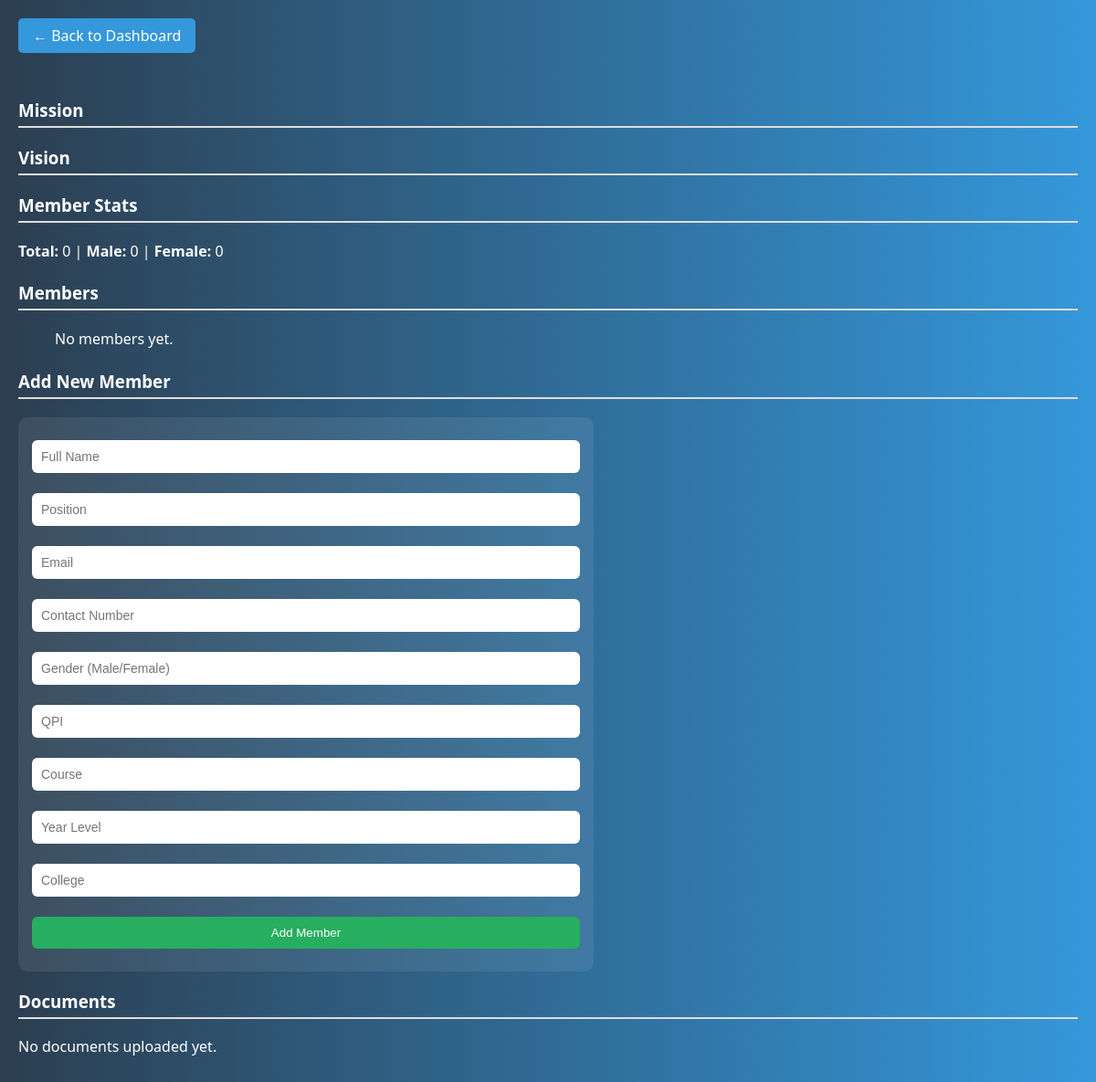
The page /organization/24 on the database as committed earlier.
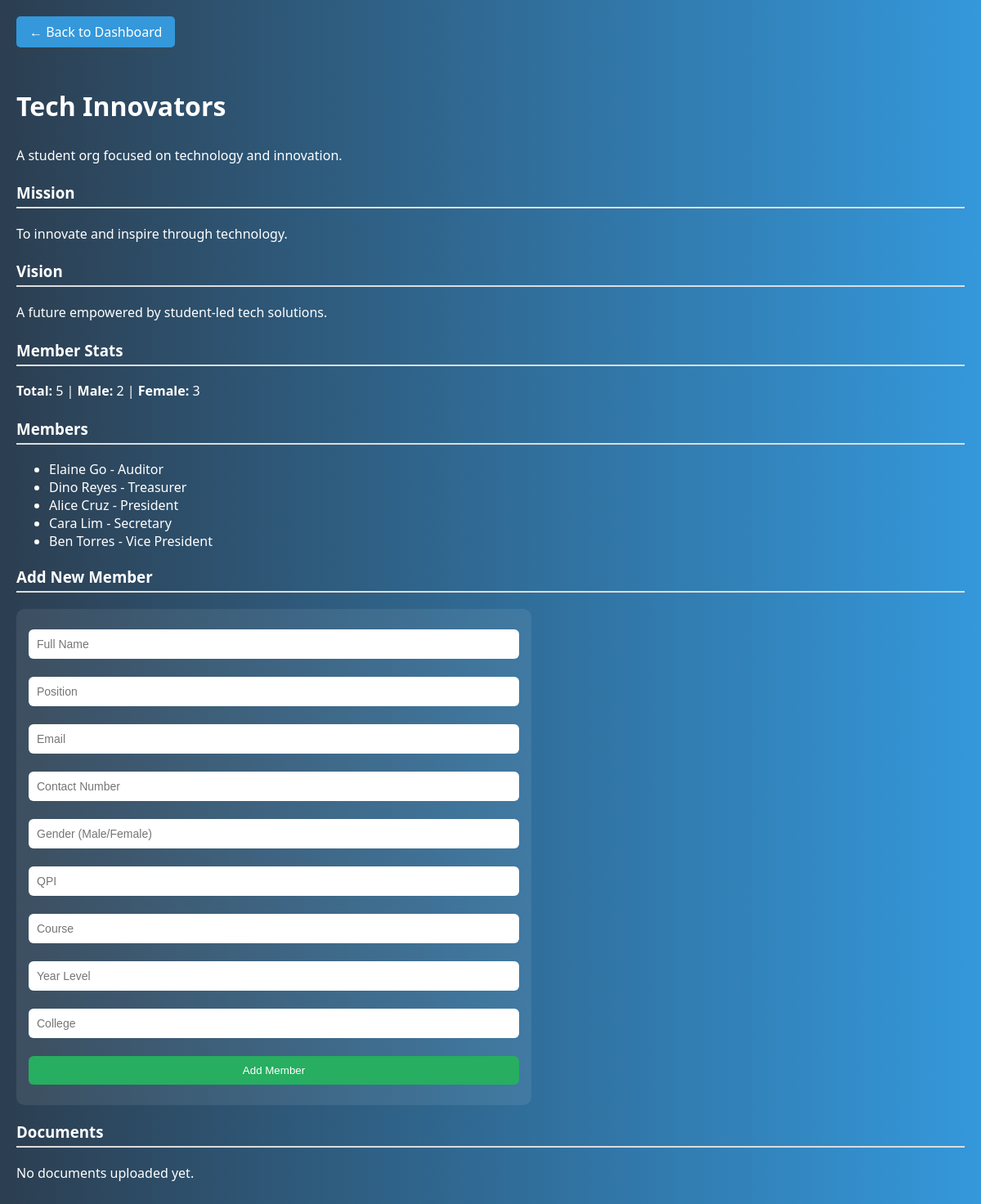
The same page on the database as committed later.
### tables this page shows
CREATE TABLE organizations (
        id INTEGER PRIMARY KEY AUTOINCREMENT,
        name TEXT NOT NULL,
        description TEXT,
        mission TEXT,
        vision TEXT,
        status TEXT DEFAULT 'Pending'
    );

CREATE TABLE members (
        id INTEGER PRIMARY KEY AUTOINCREMENT,
        org_id INTEGER,
        full_name TEXT,
        position TEXT,
        email TEXT,
        contact_no TEXT,
        sex TEXT,
        qpi REAL,
        course TEXT,
        year_level TEXT,
        college TEXT,
        FOREIGN KEY (org_id) REFERENCES organizations(id)
    );

### app.py (the view, shortened to what this page needs)
@app.route('/organization/<int:org_id>', methods=['GET', 'POST'])
def view_organization(org_id):
    db = get_db()
    org = db.execute('SELECT * FROM organizations WHERE id = ?', (org_id,)).fetchone()
    members = db.execute('''
        SELECT position, full_name, sex AS gender, qpi, id
        FROM members
        WHERE org_id = ?
    ''', (org_id,)).fetchall()
    documents = db.execute('SELECT * FROM documents WHERE org_id = ?', (org_id,)).fetchall()
    total_members = len(members)
    male_count = sum(1 for m in members if m['gender'] == 'Male')
    female_count = sum(1 for m in members if m['gender'] == 'Female')
    return render_template('organization_view.html',
                           org=org,
                           members=members,
                           documents=documents,
                           total_members=total_members,
                           male_count=male_count,
                           female_count=female_count)

### app.py (called while the page is built)
def get_db():
    db = getattr(g, '_database', None)
    if db is None:
        db = g._database = sqlite3.connect(DATABASE)
        db.row_factory = sqlite3.Row
    return db

@app.teardown_appcontext
def close_connection(exception):
    db = getattr(g, '_database', None)
    if db is not None:
        db.close()

### templates/organization_view.html (shortened to what this page needs)
{% extends 'base.html' %}
{% block content %}
<a href="{{ url_for('sacdev_dashboard') }}" class="back-btn">← Back to Dashboard</a>
<h2>{{ org.name }}</h2>
<p>{{ org.description }}</p>
<h3>Mission</h3>
<p>{{ org.mission }}</p>
<h3>Vision</h3>
<p>{{ org.vision }}</p>
<h3>Member Stats</h3>
<p><strong>Total:</strong> {{ total_members }} | <strong>Male:</strong> {{ male_count }} | <strong>Female:</strong> {{ female_count }}</p>
<h3>Members</h3>
<ul>
  {% for member in members %}
    <li>{{ member.full_name }} - {{ member.position }}</li>
  {% else %}
    <p>No members yet.</p>
  {% endfor %}
</ul>
<h3>Add New Member</h3>
<form method="POST" style="max-width: 600px;">
  <input type="text" name="full_name" placeholder="Full Name" required>
  <input type="text" name="position" placeholder="Position" required>
  <input type="email" name="email" placeholder="Email">
  <input type="text" name="contact_no" placeholder="Contact Number">
  <input type="text" name="sex" placeholder="Gender (Male/Female)">
  <input type="number" step="0.01" name="qpi" placeholder="QPI">
  <input type="text" name="course" placeholder="Course">
  <input type="text" name="year_level" placeholder="Year Level">
  <input type="text" name="college" placeholder="College">
  <button type="submit" class="submit-btn" style="width: 100%;">Add Member</button>
</form>
<h3>Documents</h3>
{% if documents %}
<ul>
  {% for doc in documents %}
    <li>{{ doc.title }} - <a href="{{ url_for('static', filename=doc.file_path) }}" target="_blank">View</a></li>
  {% endfor %}
</ul>
{% else %}
<p>No documents uploaded yet.</p>
{% endif %}
{% endblock %}

Rows that differ between the two databases and show on the page:
added organizations: name "Tech Innovators", description "A student org focused on technology and innovation.", mission "To innovate and inspire through technology.", vision "A future empowered by student-led tech solutions."
now on this page (row edited): members: full_name "Elaine Go", position "Auditor"
now on this page (row edited): members: full_name "Dino Reyes", position "Treasurer"
now on this page (row edited): members: full_name "Alice Cruz", position "President"
now on this page (row edited): members: full_name "Cara Lim", position "Secretary"
added members: full_name "Ben Torres", position "Vice President"
Other text that changed with them:
{{ total_members }}: "0" → "5"
{{ male_count }}: "0" → "2"
{{ female_count }}: "0" → "3"
text no longer shown: "No members yet."
